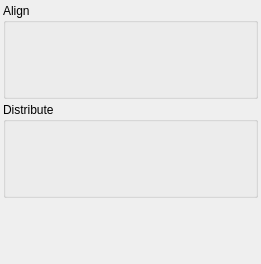
<?xml version="1.0" encoding="UTF-8"?>
<ui version="4.0">
 <author>Mangush Vadim, 2015</author>
 <class>AlignAndDistributeForm</class>
 <widget class="QWidget" name="AlignAndDistributeForm">
  <property name="geometry">
   <rect>
    <x>0</x>
    <y>0</y>
    <width>261</width>
    <height>264</height>
   </rect>
  </property>
  <property name="windowTitle">
   <string>Timeline</string>
  </property>
  <layout class="QVBoxLayout">
   <property name="spacing">
    <number>3</number>
   </property>
   <property name="margin">
    <number>3</number>
   </property>
   <item>
    <widget class="QGroupBox" name="AlignGroupBox">
     <property name="title">
      <string>Align</string>
     </property>
     <layout class="QVBoxLayout" name="verticalLayout">
      <property name="spacing">
       <number>3</number>
      </property>
      <property name="margin">
       <number>3</number>
      </property>
      <item>
       <layout class="QHBoxLayout" name="AlignHorizontalLayout_1">
        <property name="spacing">
         <number>0</number>
        </property>
        <item>
         <widget class="QToolButton" name="AlignButton_01">
          <property name="minimumSize">
           <size>
            <width>32</width>
            <height>32</height>
           </size>
          </property>
          <property name="toolTip">
           <string>Align left edges</string>
          </property>
          <property name="text">
           <string/>
          </property>
          <property name="icon">
           <iconset resource="AlignAndDistribute.qrc">
            <normaloff>:/AlignAndDistribute/images/align-horizontal-left.png</normaloff>:/AlignAndDistribute/images/align-horizontal-left.png</iconset>
          </property>
          <property name="iconSize">
           <size>
            <width>24</width>
            <height>24</height>
           </size>
          </property>
          <property name="autoRaise">
           <bool>true</bool>
          </property>
         </widget>
        </item>
        <item>
         <widget class="QToolButton" name="AlignButton_02">
          <property name="enabled">
           <bool>true</bool>
          </property>
          <property name="minimumSize">
           <size>
            <width>32</width>
            <height>32</height>
           </size>
          </property>
          <property name="toolTip">
           <string>Center on vertical axis</string>
          </property>
          <property name="text">
           <string/>
          </property>
          <property name="icon">
           <iconset resource="AlignAndDistribute.qrc">
            <normaloff>:/AlignAndDistribute/images/align-horizontal-center.png</normaloff>:/AlignAndDistribute/images/align-horizontal-center.png</iconset>
          </property>
          <property name="iconSize">
           <size>
            <width>24</width>
            <height>24</height>
           </size>
          </property>
          <property name="autoRaise">
           <bool>true</bool>
          </property>
         </widget>
        </item>
        <item>
         <widget class="QToolButton" name="AlignButton_03">
          <property name="minimumSize">
           <size>
            <width>32</width>
            <height>32</height>
           </size>
          </property>
          <property name="toolTip">
           <string>Align right sides</string>
          </property>
          <property name="text">
           <string/>
          </property>
          <property name="icon">
           <iconset resource="AlignAndDistribute.qrc">
            <normaloff>:/AlignAndDistribute/images/align-horizontal-right.png</normaloff>:/AlignAndDistribute/images/align-horizontal-right.png</iconset>
          </property>
          <property name="iconSize">
           <size>
            <width>24</width>
            <height>24</height>
           </size>
          </property>
          <property name="autoRaise">
           <bool>true</bool>
          </property>
         </widget>
        </item>
        <item>
         <spacer name="AlignHorizontalSpacer_1">
          <property name="orientation">
           <enum>Qt::Horizontal</enum>
          </property>
          <property name="sizeType">
           <enum>QSizePolicy::Expanding</enum>
          </property>
          <property name="sizeHint" stdset="0">
           <size>
            <width>0</width>
            <height>20</height>
           </size>
          </property>
         </spacer>
        </item>
       </layout>
      </item>
      <item>
       <layout class="QHBoxLayout" name="AlignHorizontalLayout_2">
        <property name="spacing">
         <number>0</number>
        </property>
        <item>
         <widget class="QToolButton" name="AlignButton_04">
          <property name="minimumSize">
           <size>
            <width>32</width>
            <height>32</height>
           </size>
          </property>
          <property name="toolTip">
           <string>Align top edges</string>
          </property>
          <property name="text">
           <string/>
          </property>
          <property name="icon">
           <iconset resource="AlignAndDistribute.qrc">
            <normaloff>:/AlignAndDistribute/images/align-vertical-top.png</normaloff>:/AlignAndDistribute/images/align-vertical-top.png</iconset>
          </property>
          <property name="iconSize">
           <size>
            <width>24</width>
            <height>24</height>
           </size>
          </property>
          <property name="autoRaise">
           <bool>true</bool>
          </property>
         </widget>
        </item>
        <item>
         <widget class="QToolButton" name="AlignButton_05">
          <property name="enabled">
           <bool>true</bool>
          </property>
          <property name="minimumSize">
           <size>
            <width>32</width>
            <height>32</height>
           </size>
          </property>
          <property name="toolTip">
           <string>Center on horizontal axis</string>
          </property>
          <property name="text">
           <string/>
          </property>
          <property name="icon">
           <iconset resource="AlignAndDistribute.qrc">
            <normaloff>:/AlignAndDistribute/images/align-vertical-center.png</normaloff>:/AlignAndDistribute/images/align-vertical-center.png</iconset>
          </property>
          <property name="iconSize">
           <size>
            <width>24</width>
            <height>24</height>
           </size>
          </property>
          <property name="autoRaise">
           <bool>true</bool>
          </property>
         </widget>
        </item>
        <item>
         <widget class="QToolButton" name="AlignButton_06">
          <property name="minimumSize">
           <size>
            <width>32</width>
            <height>32</height>
           </size>
          </property>
          <property name="toolTip">
           <string>Align bottom edges</string>
          </property>
          <property name="text">
           <string/>
          </property>
          <property name="icon">
           <iconset resource="AlignAndDistribute.qrc">
            <normaloff>:/AlignAndDistribute/images/align-vertical-bottom.png</normaloff>:/AlignAndDistribute/images/align-vertical-bottom.png</iconset>
          </property>
          <property name="iconSize">
           <size>
            <width>24</width>
            <height>24</height>
           </size>
          </property>
          <property name="autoRaise">
           <bool>true</bool>
          </property>
         </widget>
        </item>
        <item>
         <spacer name="AlignHorizontalSpacer_2">
          <property name="orientation">
           <enum>Qt::Horizontal</enum>
          </property>
          <property name="sizeHint" stdset="0">
           <size>
            <width>0</width>
            <height>20</height>
           </size>
          </property>
         </spacer>
        </item>
       </layout>
      </item>
     </layout>
    </widget>
   </item>
   <item>
    <widget class="QGroupBox" name="DistributeGroupBox">
     <property name="title">
      <string>Distribute</string>
     </property>
     <layout class="QVBoxLayout" name="verticalLayout_2">
      <property name="spacing">
       <number>3</number>
      </property>
      <property name="margin">
       <number>3</number>
      </property>
      <item>
       <layout class="QHBoxLayout" name="DistributeHorizontalLayout_4">
        <property name="spacing">
         <number>0</number>
        </property>
        <item>
         <widget class="QToolButton" name="DistributeButton_1">
          <property name="enabled">
           <bool>false</bool>
          </property>
          <property name="minimumSize">
           <size>
            <width>32</width>
            <height>32</height>
           </size>
          </property>
          <property name="toolTip">
           <string>Distribute left edges equidistantly</string>
          </property>
          <property name="text">
           <string/>
          </property>
          <property name="icon">
           <iconset resource="AlignAndDistribute.qrc">
            <normaloff>:/AlignAndDistribute/images/distribute-horizontal-left.png</normaloff>:/AlignAndDistribute/images/distribute-horizontal-left.png</iconset>
          </property>
          <property name="iconSize">
           <size>
            <width>24</width>
            <height>24</height>
           </size>
          </property>
          <property name="autoRaise">
           <bool>true</bool>
          </property>
         </widget>
        </item>
        <item>
         <widget class="QToolButton" name="DistributeButton_2">
          <property name="enabled">
           <bool>false</bool>
          </property>
          <property name="minimumSize">
           <size>
            <width>32</width>
            <height>32</height>
           </size>
          </property>
          <property name="toolTip">
           <string>Distribute centers equidistantly horizontally</string>
          </property>
          <property name="text">
           <string/>
          </property>
          <property name="icon">
           <iconset resource="AlignAndDistribute.qrc">
            <normaloff>:/AlignAndDistribute/images/distribute-horizontal-center.png</normaloff>:/AlignAndDistribute/images/distribute-horizontal-center.png</iconset>
          </property>
          <property name="iconSize">
           <size>
            <width>24</width>
            <height>24</height>
           </size>
          </property>
          <property name="autoRaise">
           <bool>true</bool>
          </property>
         </widget>
        </item>
        <item>
         <widget class="QToolButton" name="DistributeButton_3">
          <property name="enabled">
           <bool>false</bool>
          </property>
          <property name="minimumSize">
           <size>
            <width>32</width>
            <height>32</height>
           </size>
          </property>
          <property name="toolTip">
           <string>Distribute right edges equidistantly</string>
          </property>
          <property name="text">
           <string/>
          </property>
          <property name="icon">
           <iconset resource="AlignAndDistribute.qrc">
            <normaloff>:/AlignAndDistribute/images/distribute-horizontal-right.png</normaloff>:/AlignAndDistribute/images/distribute-horizontal-right.png</iconset>
          </property>
          <property name="iconSize">
           <size>
            <width>24</width>
            <height>24</height>
           </size>
          </property>
          <property name="autoRaise">
           <bool>true</bool>
          </property>
         </widget>
        </item>
        <item>
         <widget class="QToolButton" name="DistributeButton_4">
          <property name="enabled">
           <bool>false</bool>
          </property>
          <property name="minimumSize">
           <size>
            <width>32</width>
            <height>32</height>
           </size>
          </property>
          <property name="toolTip">
           <string>Make horizontal gaps between objects equal</string>
          </property>
          <property name="text">
           <string/>
          </property>
          <property name="icon">
           <iconset resource="AlignAndDistribute.qrc">
            <normaloff>:/AlignAndDistribute/images/distribute-horizontal-gaps.png</normaloff>:/AlignAndDistribute/images/distribute-horizontal-gaps.png</iconset>
          </property>
          <property name="iconSize">
           <size>
            <width>24</width>
            <height>24</height>
           </size>
          </property>
          <property name="autoRaise">
           <bool>true</bool>
          </property>
         </widget>
        </item>
        <item>
         <spacer name="DistributeHorizontalSpacer_1">
          <property name="orientation">
           <enum>Qt::Horizontal</enum>
          </property>
          <property name="sizeHint" stdset="0">
           <size>
            <width>0</width>
            <height>20</height>
           </size>
          </property>
         </spacer>
        </item>
       </layout>
      </item>
      <item>
       <layout class="QHBoxLayout" name="DistributeHorizontalLayout_3">
        <property name="spacing">
         <number>0</number>
        </property>
        <item>
         <widget class="QToolButton" name="DistributeButton_5">
          <property name="enabled">
           <bool>false</bool>
          </property>
          <property name="minimumSize">
           <size>
            <width>32</width>
            <height>32</height>
           </size>
          </property>
          <property name="toolTip">
           <string>Distribute top edges equidistantly</string>
          </property>
          <property name="text">
           <string/>
          </property>
          <property name="icon">
           <iconset resource="AlignAndDistribute.qrc">
            <normaloff>:/AlignAndDistribute/images/distribute-vertical-top.png</normaloff>:/AlignAndDistribute/images/distribute-vertical-top.png</iconset>
          </property>
          <property name="iconSize">
           <size>
            <width>24</width>
            <height>24</height>
           </size>
          </property>
          <property name="autoRaise">
           <bool>true</bool>
          </property>
         </widget>
        </item>
        <item>
         <widget class="QToolButton" name="DistributeButton_6">
          <property name="enabled">
           <bool>false</bool>
          </property>
          <property name="minimumSize">
           <size>
            <width>32</width>
            <height>32</height>
           </size>
          </property>
          <property name="toolTip">
           <string>Distribute centers equidistantly vertically</string>
          </property>
          <property name="text">
           <string/>
          </property>
          <property name="icon">
           <iconset resource="AlignAndDistribute.qrc">
            <normaloff>:/AlignAndDistribute/images/distribute-vertical-center.png</normaloff>:/AlignAndDistribute/images/distribute-vertical-center.png</iconset>
          </property>
          <property name="iconSize">
           <size>
            <width>24</width>
            <height>24</height>
           </size>
          </property>
          <property name="autoRaise">
           <bool>true</bool>
          </property>
         </widget>
        </item>
        <item>
         <widget class="QToolButton" name="DistributeButton_7">
          <property name="enabled">
           <bool>false</bool>
          </property>
          <property name="minimumSize">
           <size>
            <width>32</width>
            <height>32</height>
           </size>
          </property>
          <property name="toolTip">
           <string>Distribute bottom edges equidistantly</string>
          </property>
          <property name="text">
           <string/>
          </property>
          <property name="icon">
           <iconset resource="AlignAndDistribute.qrc">
            <normaloff>:/AlignAndDistribute/images/distribute-vertical-bottom.png</normaloff>:/AlignAndDistribute/images/distribute-vertical-bottom.png</iconset>
          </property>
          <property name="iconSize">
           <size>
            <width>24</width>
            <height>24</height>
           </size>
          </property>
          <property name="autoRaise">
           <bool>true</bool>
          </property>
         </widget>
        </item>
        <item>
         <widget class="QToolButton" name="DistributeButton_8">
          <property name="enabled">
           <bool>false</bool>
          </property>
          <property name="minimumSize">
           <size>
            <width>32</width>
            <height>32</height>
           </size>
          </property>
          <property name="toolTip">
           <string>Make vertical gaps between objects equal</string>
          </property>
          <property name="text">
           <string/>
          </property>
          <property name="icon">
           <iconset resource="AlignAndDistribute.qrc">
            <normaloff>:/AlignAndDistribute/images/distribute-vertical-gaps.png</normaloff>:/AlignAndDistribute/images/distribute-vertical-gaps.png</iconset>
          </property>
          <property name="iconSize">
           <size>
            <width>24</width>
            <height>24</height>
           </size>
          </property>
          <property name="autoRaise">
           <bool>true</bool>
          </property>
         </widget>
        </item>
        <item>
         <spacer name="DistributeHorizontalSpacer_2">
          <property name="orientation">
           <enum>Qt::Horizontal</enum>
          </property>
          <property name="sizeHint" stdset="0">
           <size>
            <width>0</width>
            <height>20</height>
           </size>
          </property>
         </spacer>
        </item>
       </layout>
      </item>
     </layout>
    </widget>
   </item>
   <item>
    <spacer name="verticalSpacer">
     <property name="orientation">
      <enum>Qt::Vertical</enum>
     </property>
     <property name="sizeHint" stdset="0">
      <size>
       <width>20</width>
       <height>0</height>
      </size>
     </property>
    </spacer>
   </item>
  </layout>
 </widget>
 <tabstops>
  <tabstop>AlignButton_01</tabstop>
  <tabstop>AlignButton_02</tabstop>
  <tabstop>AlignButton_03</tabstop>
  <tabstop>AlignButton_04</tabstop>
  <tabstop>AlignButton_05</tabstop>
  <tabstop>AlignButton_06</tabstop>
  <tabstop>DistributeButton_1</tabstop>
  <tabstop>DistributeButton_2</tabstop>
  <tabstop>DistributeButton_3</tabstop>
  <tabstop>DistributeButton_4</tabstop>
  <tabstop>DistributeButton_5</tabstop>
  <tabstop>DistributeButton_6</tabstop>
  <tabstop>DistributeButton_7</tabstop>
  <tabstop>DistributeButton_8</tabstop>
 </tabstops>
 <resources>
  <include location="AlignAndDistribute.qrc"/>
 </resources>
 <connections/>
</ui>
